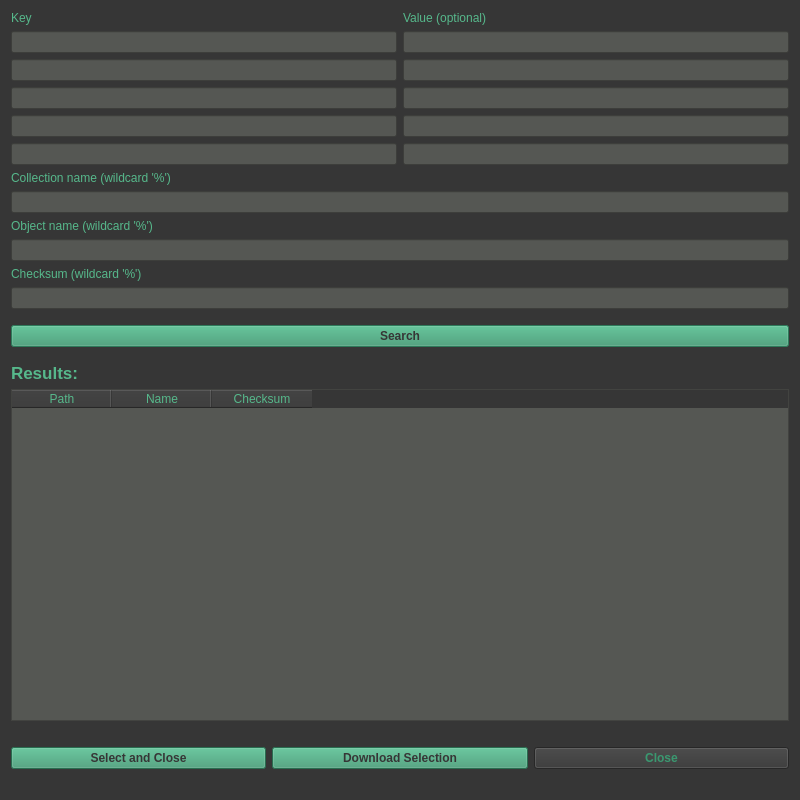
<?xml version="1.0" encoding="UTF-8"?>
<ui version="4.0">
 <class>Dialog</class>
 <widget class="QDialog" name="Dialog">
  <property name="geometry">
   <rect>
    <x>0</x>
    <y>0</y>
    <width>800</width>
    <height>800</height>
   </rect>
  </property>
  <property name="minimumSize">
   <size>
    <width>800</width>
    <height>800</height>
   </size>
  </property>
  <property name="windowTitle">
   <string>Dialog</string>
  </property>
  <property name="styleSheet">
   <string notr="true">QWidget
{
	color: rgb(86, 184, 139);
	background-color: rgb(54, 54, 54);
	selection-background-color: rgb(58, 152, 112);
}

QTableWidget
{
background-color: rgb(85, 87, 83);
selection-background-color: rgb(58, 152, 112);
}

QLineEdit
{
background-color: rgb(85, 87, 83);
}

QPushButton:disabled{
	background-color: rgb(136, 138, 133);
}

QPushButton#downloadButton, QPushButton#selectSearchButton, QPushButton#startSearchButton
{
	color: rgb(54, 54, 54);
	background-color: rgb(58, 152, 112);
}

QPushButton#searchExitButton
{
color: rgb(58, 152, 112);
background-color: rgb(54, 54, 54);
}

QLabel#errorLabel
{
	color: rgb(217, 174, 23);
}
</string>
  </property>
  <layout class="QVBoxLayout" name="verticalLayout_2">
   <item>
    <layout class="QGridLayout" name="gridLayout">
     <item row="7" column="1">
      <widget class="QLineEdit" name="val5"/>
     </item>
     <item row="6" column="0">
      <widget class="QLineEdit" name="key4">
       <property name="styleSheet">
        <string notr="true"/>
       </property>
      </widget>
     </item>
     <item row="3" column="0">
      <widget class="QLineEdit" name="key1">
       <property name="styleSheet">
        <string notr="true"/>
       </property>
      </widget>
     </item>
     <item row="6" column="1">
      <widget class="QLineEdit" name="val4"/>
     </item>
     <item row="7" column="0">
      <widget class="QLineEdit" name="key5">
       <property name="styleSheet">
        <string notr="true"/>
       </property>
      </widget>
     </item>
     <item row="2" column="1">
      <widget class="QLabel" name="label_4">
       <property name="text">
        <string>Value (optional)</string>
       </property>
      </widget>
     </item>
     <item row="3" column="1">
      <widget class="QLineEdit" name="val1"/>
     </item>
     <item row="4" column="0">
      <widget class="QLineEdit" name="key2">
       <property name="styleSheet">
        <string notr="true"/>
       </property>
      </widget>
     </item>
     <item row="4" column="1">
      <widget class="QLineEdit" name="val2"/>
     </item>
     <item row="5" column="0">
      <widget class="QLineEdit" name="key3">
       <property name="styleSheet">
        <string notr="true"/>
       </property>
       <property name="text">
        <string/>
       </property>
      </widget>
     </item>
     <item row="5" column="1">
      <widget class="QLineEdit" name="val3"/>
     </item>
     <item row="2" column="0">
      <widget class="QLabel" name="label_3">
       <property name="text">
        <string>Key</string>
       </property>
      </widget>
     </item>
    </layout>
   </item>
   <item>
    <widget class="QLabel" name="label_2">
     <property name="text">
      <string>Collection name (wildcard '%')</string>
     </property>
    </widget>
   </item>
   <item>
    <widget class="QLineEdit" name="pathPattern">
     <property name="styleSheet">
      <string notr="true"/>
     </property>
     <property name="text">
      <string/>
     </property>
    </widget>
   </item>
   <item>
    <widget class="QLabel" name="label">
     <property name="text">
      <string>Object name (wildcard '%')</string>
     </property>
    </widget>
   </item>
   <item>
    <widget class="QLineEdit" name="objPattern">
     <property name="styleSheet">
      <string notr="true"/>
     </property>
    </widget>
   </item>
   <item>
    <widget class="QLabel" name="label_5">
     <property name="text">
      <string>Checksum (wildcard '%')</string>
     </property>
    </widget>
   </item>
   <item>
    <widget class="QLineEdit" name="checksumPattern">
     <property name="styleSheet">
      <string notr="true"/>
     </property>
     <property name="text">
      <string/>
     </property>
    </widget>
   </item>
   <item>
    <spacer name="verticalSpacer_2">
     <property name="orientation">
      <enum>Qt::Vertical</enum>
     </property>
     <property name="sizeType">
      <enum>QSizePolicy::Minimum</enum>
     </property>
     <property name="sizeHint" stdset="0">
      <size>
       <width>20</width>
       <height>10</height>
      </size>
     </property>
    </spacer>
   </item>
   <item>
    <widget class="QPushButton" name="startSearchButton">
     <property name="font">
      <font>
       <weight>75</weight>
       <bold>true</bold>
      </font>
     </property>
     <property name="styleSheet">
      <string notr="true"/>
     </property>
     <property name="text">
      <string>Search</string>
     </property>
     <property name="default">
      <bool>true</bool>
     </property>
    </widget>
   </item>
   <item>
    <spacer name="verticalSpacer_3">
     <property name="orientation">
      <enum>Qt::Vertical</enum>
     </property>
     <property name="sizeType">
      <enum>QSizePolicy::Minimum</enum>
     </property>
     <property name="sizeHint" stdset="0">
      <size>
       <width>20</width>
       <height>10</height>
      </size>
     </property>
    </spacer>
   </item>
   <item>
    <layout class="QVBoxLayout" name="verticalLayout">
     <item>
      <layout class="QHBoxLayout" name="horizontalLayout">
       <item>
        <widget class="QLabel" name="label_6">
         <property name="font">
          <font>
           <pointsize>13</pointsize>
           <weight>75</weight>
           <bold>true</bold>
          </font>
         </property>
         <property name="text">
          <string>Results:</string>
         </property>
        </widget>
       </item>
      </layout>
     </item>
     <item>
      <widget class="QTableWidget" name="searchResultTable">
       <property name="styleSheet">
        <string notr="true"/>
       </property>
       <property name="sizeAdjustPolicy">
        <enum>QAbstractScrollArea::AdjustToContents</enum>
       </property>
       <property name="editTriggers">
        <set>QAbstractItemView::NoEditTriggers</set>
       </property>
       <property name="selectionMode">
        <enum>QAbstractItemView::MultiSelection</enum>
       </property>
       <property name="selectionBehavior">
        <enum>QAbstractItemView::SelectRows</enum>
       </property>
       <column>
        <property name="text">
         <string>Path</string>
        </property>
       </column>
       <column>
        <property name="text">
         <string>Name</string>
        </property>
       </column>
       <column>
        <property name="text">
         <string>Checksum</string>
        </property>
       </column>
      </widget>
     </item>
     <item>
      <spacer name="verticalSpacer_4">
       <property name="orientation">
        <enum>Qt::Vertical</enum>
       </property>
       <property name="sizeType">
        <enum>QSizePolicy::Minimum</enum>
       </property>
       <property name="sizeHint" stdset="0">
        <size>
         <width>20</width>
         <height>20</height>
        </size>
       </property>
      </spacer>
     </item>
     <item>
      <layout class="QHBoxLayout" name="horizontalLayout_2">
       <item>
        <widget class="QPushButton" name="selectSearchButton">
         <property name="font">
          <font>
           <weight>75</weight>
           <bold>true</bold>
          </font>
         </property>
         <property name="styleSheet">
          <string notr="true"/>
         </property>
         <property name="text">
          <string>Select and Close</string>
         </property>
        </widget>
       </item>
       <item>
        <widget class="QPushButton" name="downloadButton">
         <property name="font">
          <font>
           <weight>75</weight>
           <bold>true</bold>
          </font>
         </property>
         <property name="styleSheet">
          <string notr="true"/>
         </property>
         <property name="text">
          <string>Download Selection</string>
         </property>
        </widget>
       </item>
       <item>
        <widget class="QPushButton" name="searchExitButton">
         <property name="font">
          <font>
           <weight>75</weight>
           <bold>true</bold>
          </font>
         </property>
         <property name="styleSheet">
          <string notr="true"/>
         </property>
         <property name="text">
          <string>Close</string>
         </property>
        </widget>
       </item>
      </layout>
     </item>
    </layout>
   </item>
   <item>
    <widget class="QLabel" name="errorLabel">
     <property name="text">
      <string/>
     </property>
    </widget>
   </item>
  </layout>
 </widget>
 <resources/>
 <connections/>
</ui>
